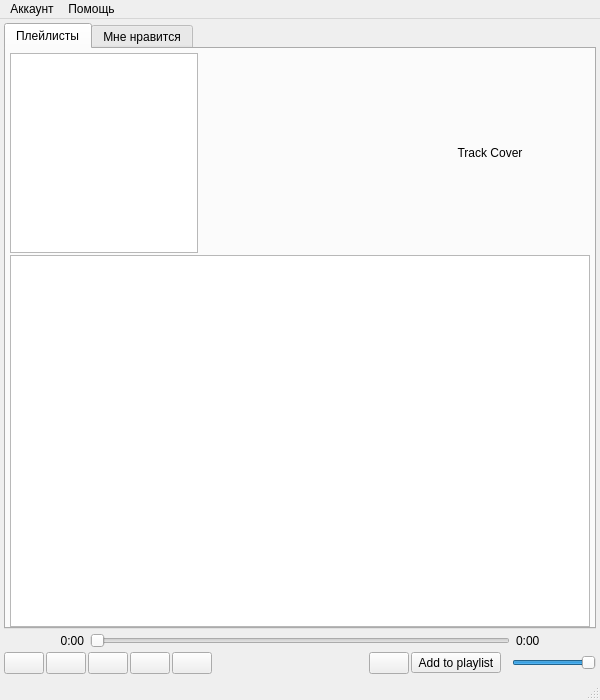
<?xml version="1.0" encoding="UTF-8"?>
<ui version="4.0">
 <class>MainWindow</class>
 <widget class="QMainWindow" name="MainWindow">
  <property name="enabled">
   <bool>true</bool>
  </property>
  <property name="geometry">
   <rect>
    <x>0</x>
    <y>0</y>
    <width>600</width>
    <height>700</height>
   </rect>
  </property>
  <property name="sizePolicy">
   <sizepolicy hsizetype="Preferred" vsizetype="Preferred">
    <horstretch>0</horstretch>
    <verstretch>0</verstretch>
   </sizepolicy>
  </property>
  <property name="windowTitle">
   <string>Yandex player</string>
  </property>
  <property name="windowIcon">
   <iconset>
    <normaloff>images/logo.png</normaloff>images/logo.png</iconset>
  </property>
  <widget class="QWidget" name="centralWidget">
   <property name="sizePolicy">
    <sizepolicy hsizetype="Maximum" vsizetype="Maximum">
     <horstretch>0</horstretch>
     <verstretch>0</verstretch>
    </sizepolicy>
   </property>
   <layout class="QVBoxLayout" name="verticalLayout">
    <property name="spacing">
     <number>4</number>
    </property>
    <property name="leftMargin">
     <number>4</number>
    </property>
    <property name="topMargin">
     <number>4</number>
    </property>
    <property name="rightMargin">
     <number>4</number>
    </property>
    <property name="bottomMargin">
     <number>4</number>
    </property>
    <item>
     <widget class="QTabWidget" name="tabWidget">
      <property name="sizePolicy">
       <sizepolicy hsizetype="Expanding" vsizetype="Expanding">
        <horstretch>0</horstretch>
        <verstretch>0</verstretch>
       </sizepolicy>
      </property>
      <property name="currentIndex">
       <number>0</number>
      </property>
      <property name="elideMode">
       <enum>Qt::ElideNone</enum>
      </property>
      <widget class="QWidget" name="collections_tab">
       <property name="sizePolicy">
        <sizepolicy hsizetype="Preferred" vsizetype="Expanding">
         <horstretch>0</horstretch>
         <verstretch>0</verstretch>
        </sizepolicy>
       </property>
       <attribute name="title">
        <string>Плейлисты</string>
       </attribute>
       <attribute name="toolTip">
        <string>Мне нравится</string>
       </attribute>
       <layout class="QGridLayout" name="gridLayout_2" rowstretch="1,4" columnstretch="3,3,1">
        <property name="leftMargin">
         <number>4</number>
        </property>
        <property name="topMargin">
         <number>4</number>
        </property>
        <property name="rightMargin">
         <number>4</number>
        </property>
        <property name="bottomMargin">
         <number>0</number>
        </property>
        <property name="spacing">
         <number>2</number>
        </property>
        <item row="0" column="0">
         <widget class="QListView" name="lv_playlists">
          <property name="sizePolicy">
           <sizepolicy hsizetype="Expanding" vsizetype="Preferred">
            <horstretch>0</horstretch>
            <verstretch>0</verstretch>
           </sizepolicy>
          </property>
          <property name="minimumSize">
           <size>
            <width>0</width>
            <height>0</height>
           </size>
          </property>
         </widget>
        </item>
        <item row="0" column="2">
         <widget class="QLabel" name="lb_track_cover">
          <property name="minimumSize">
           <size>
            <width>200</width>
            <height>200</height>
           </size>
          </property>
          <property name="maximumSize">
           <size>
            <width>200</width>
            <height>200</height>
           </size>
          </property>
          <property name="text">
           <string>Track Cover</string>
          </property>
          <property name="textFormat">
           <enum>Qt::PlainText</enum>
          </property>
          <property name="alignment">
           <set>Qt::AlignCenter</set>
          </property>
         </widget>
        </item>
        <item row="0" column="1">
         <widget class="QLabel" name="lb_track_title">
          <property name="minimumSize">
           <size>
            <width>0</width>
            <height>0</height>
           </size>
          </property>
          <property name="maximumSize">
           <size>
            <width>16777215</width>
            <height>16777215</height>
           </size>
          </property>
          <property name="font">
           <font>
            <family>Montserrat</family>
            <pointsize>11</pointsize>
           </font>
          </property>
          <property name="text">
           <string/>
          </property>
          <property name="alignment">
           <set>Qt::AlignLeading|Qt::AlignLeft|Qt::AlignTop</set>
          </property>
          <property name="wordWrap">
           <bool>true</bool>
          </property>
         </widget>
        </item>
        <item row="1" column="0" colspan="3">
         <widget class="QTableView" name="tv_tracks">
          <property name="sizePolicy">
           <sizepolicy hsizetype="Expanding" vsizetype="Expanding">
            <horstretch>0</horstretch>
            <verstretch>0</verstretch>
           </sizepolicy>
          </property>
          <property name="acceptDrops">
           <bool>true</bool>
          </property>
          <property name="frameShape">
           <enum>QFrame::StyledPanel</enum>
          </property>
          <property name="frameShadow">
           <enum>QFrame::Sunken</enum>
          </property>
          <property name="sizeAdjustPolicy">
           <enum>QAbstractScrollArea::AdjustIgnored</enum>
          </property>
          <property name="editTriggers">
           <set>QAbstractItemView::NoEditTriggers</set>
          </property>
          <property name="showDropIndicator" stdset="0">
           <bool>true</bool>
          </property>
          <property name="dragEnabled">
           <bool>true</bool>
          </property>
          <property name="dragDropMode">
           <enum>QAbstractItemView::DragOnly</enum>
          </property>
          <property name="defaultDropAction">
           <enum>Qt::MoveAction</enum>
          </property>
          <property name="alternatingRowColors">
           <bool>true</bool>
          </property>
          <property name="selectionMode">
           <enum>QAbstractItemView::SingleSelection</enum>
          </property>
          <property name="selectionBehavior">
           <enum>QAbstractItemView::SelectRows</enum>
          </property>
          <property name="textElideMode">
           <enum>Qt::ElideRight</enum>
          </property>
          <property name="showGrid">
           <bool>false</bool>
          </property>
          <property name="wordWrap">
           <bool>true</bool>
          </property>
          <property name="cornerButtonEnabled">
           <bool>false</bool>
          </property>
          <attribute name="horizontalHeaderVisible">
           <bool>false</bool>
          </attribute>
          <attribute name="horizontalHeaderMinimumSectionSize">
           <number>16</number>
          </attribute>
          <attribute name="horizontalHeaderDefaultSectionSize">
           <number>16</number>
          </attribute>
          <attribute name="horizontalHeaderHighlightSections">
           <bool>false</bool>
          </attribute>
          <attribute name="verticalHeaderVisible">
           <bool>false</bool>
          </attribute>
          <attribute name="verticalHeaderMinimumSectionSize">
           <number>25</number>
          </attribute>
          <attribute name="verticalHeaderDefaultSectionSize">
           <number>25</number>
          </attribute>
         </widget>
        </item>
       </layout>
      </widget>
      <widget class="QWidget" name="liked_tab">
       <property name="sizePolicy">
        <sizepolicy hsizetype="Preferred" vsizetype="Expanding">
         <horstretch>0</horstretch>
         <verstretch>0</verstretch>
        </sizepolicy>
       </property>
       <attribute name="icon">
        <iconset>
         <normaloff>images/playlist-cover_like.png</normaloff>images/playlist-cover_like.png</iconset>
       </attribute>
       <attribute name="title">
        <string>Мне нравится</string>
       </attribute>
       <layout class="QGridLayout" name="gridLayout" rowstretch="1,4" columnstretch="3,1">
        <property name="leftMargin">
         <number>4</number>
        </property>
        <property name="topMargin">
         <number>4</number>
        </property>
        <property name="rightMargin">
         <number>4</number>
        </property>
        <property name="bottomMargin">
         <number>0</number>
        </property>
        <property name="spacing">
         <number>2</number>
        </property>
        <item row="0" column="0">
         <widget class="QLabel" name="lb_likes_title">
          <property name="minimumSize">
           <size>
            <width>0</width>
            <height>0</height>
           </size>
          </property>
          <property name="maximumSize">
           <size>
            <width>16777215</width>
            <height>16777215</height>
           </size>
          </property>
          <property name="font">
           <font>
            <family>Montserrat</family>
            <pointsize>11</pointsize>
           </font>
          </property>
          <property name="text">
           <string/>
          </property>
          <property name="alignment">
           <set>Qt::AlignLeading|Qt::AlignLeft|Qt::AlignTop</set>
          </property>
          <property name="wordWrap">
           <bool>true</bool>
          </property>
         </widget>
        </item>
        <item row="0" column="1">
         <widget class="QLabel" name="lb_likes_cover">
          <property name="minimumSize">
           <size>
            <width>200</width>
            <height>200</height>
           </size>
          </property>
          <property name="maximumSize">
           <size>
            <width>200</width>
            <height>200</height>
           </size>
          </property>
          <property name="text">
           <string>Cover</string>
          </property>
          <property name="textFormat">
           <enum>Qt::PlainText</enum>
          </property>
          <property name="alignment">
           <set>Qt::AlignCenter</set>
          </property>
         </widget>
        </item>
        <item row="1" column="0" colspan="2">
         <widget class="QTableView" name="tv_likes">
          <property name="editTriggers">
           <set>QAbstractItemView::NoEditTriggers</set>
          </property>
          <property name="dragEnabled">
           <bool>true</bool>
          </property>
          <property name="dragDropMode">
           <enum>QAbstractItemView::DragOnly</enum>
          </property>
          <property name="defaultDropAction">
           <enum>Qt::MoveAction</enum>
          </property>
          <property name="alternatingRowColors">
           <bool>true</bool>
          </property>
          <property name="selectionMode">
           <enum>QAbstractItemView::SingleSelection</enum>
          </property>
          <property name="selectionBehavior">
           <enum>QAbstractItemView::SelectRows</enum>
          </property>
          <property name="showGrid">
           <bool>false</bool>
          </property>
          <property name="cornerButtonEnabled">
           <bool>false</bool>
          </property>
          <attribute name="horizontalHeaderVisible">
           <bool>false</bool>
          </attribute>
          <attribute name="horizontalHeaderMinimumSectionSize">
           <number>16</number>
          </attribute>
          <attribute name="horizontalHeaderDefaultSectionSize">
           <number>16</number>
          </attribute>
          <attribute name="horizontalHeaderHighlightSections">
           <bool>false</bool>
          </attribute>
          <attribute name="verticalHeaderVisible">
           <bool>false</bool>
          </attribute>
          <attribute name="verticalHeaderMinimumSectionSize">
           <number>25</number>
          </attribute>
          <attribute name="verticalHeaderDefaultSectionSize">
           <number>25</number>
          </attribute>
         </widget>
        </item>
       </layout>
      </widget>
     </widget>
    </item>
    <item>
     <layout class="QHBoxLayout" name="horizontalLayout_4">
      <item>
       <widget class="QLabel" name="lb_time_current">
        <property name="minimumSize">
         <size>
          <width>80</width>
          <height>0</height>
         </size>
        </property>
        <property name="text">
         <string>0:00</string>
        </property>
        <property name="alignment">
         <set>Qt::AlignRight|Qt::AlignTrailing|Qt::AlignVCenter</set>
        </property>
        <property name="textInteractionFlags">
         <set>Qt::NoTextInteraction</set>
        </property>
       </widget>
      </item>
      <item>
       <widget class="QSlider" name="sld_time">
        <property name="orientation">
         <enum>Qt::Horizontal</enum>
        </property>
        <property name="tickPosition">
         <enum>QSlider::NoTicks</enum>
        </property>
        <property name="tickInterval">
         <number>0</number>
        </property>
       </widget>
      </item>
      <item>
       <widget class="QLabel" name="lb_time_total">
        <property name="minimumSize">
         <size>
          <width>80</width>
          <height>0</height>
         </size>
        </property>
        <property name="text">
         <string>0:00</string>
        </property>
        <property name="alignment">
         <set>Qt::AlignLeading|Qt::AlignLeft|Qt::AlignVCenter</set>
        </property>
        <property name="textInteractionFlags">
         <set>Qt::NoTextInteraction</set>
        </property>
       </widget>
      </item>
     </layout>
    </item>
    <item>
     <layout class="QHBoxLayout" name="horizontalLayout_5" stretch="0,0,0,0,0,0,0,0,0,0,0,0">
      <property name="spacing">
       <number>2</number>
      </property>
      <item>
       <widget class="QPushButton" name="bt_prev">
        <property name="text">
         <string/>
        </property>
        <property name="icon">
         <iconset>
          <normaloff>images/control-skip-180.png</normaloff>images/control-skip-180.png</iconset>
        </property>
        <property name="shortcut">
         <string>Z</string>
        </property>
       </widget>
      </item>
      <item>
       <widget class="QPushButton" name="bt_play">
        <property name="text">
         <string/>
        </property>
        <property name="icon">
         <iconset>
          <normaloff>images/control.png</normaloff>images/control.png</iconset>
        </property>
        <property name="shortcut">
         <string>X</string>
        </property>
       </widget>
      </item>
      <item>
       <widget class="QPushButton" name="bt_pause">
        <property name="text">
         <string/>
        </property>
        <property name="icon">
         <iconset>
          <normaloff>images/control-pause.png</normaloff>images/control-pause.png</iconset>
        </property>
        <property name="shortcut">
         <string>C</string>
        </property>
       </widget>
      </item>
      <item>
       <widget class="QPushButton" name="bt_stop">
        <property name="text">
         <string/>
        </property>
        <property name="icon">
         <iconset>
          <normaloff>images/control-stop-square.png</normaloff>images/control-stop-square.png</iconset>
        </property>
        <property name="shortcut">
         <string>V</string>
        </property>
       </widget>
      </item>
      <item>
       <widget class="QPushButton" name="bt_next">
        <property name="sizePolicy">
         <sizepolicy hsizetype="Minimum" vsizetype="Fixed">
          <horstretch>0</horstretch>
          <verstretch>0</verstretch>
         </sizepolicy>
        </property>
        <property name="text">
         <string/>
        </property>
        <property name="icon">
         <iconset>
          <normaloff>images/control-skip.png</normaloff>images/control-skip.png</iconset>
        </property>
        <property name="shortcut">
         <string>B</string>
        </property>
       </widget>
      </item>
      <item>
       <spacer name="horizontalSpacer">
        <property name="orientation">
         <enum>Qt::Horizontal</enum>
        </property>
        <property name="sizeType">
         <enum>QSizePolicy::Minimum</enum>
        </property>
        <property name="sizeHint" stdset="0">
         <size>
          <width>2</width>
          <height>20</height>
         </size>
        </property>
       </spacer>
      </item>
      <item>
       <widget class="QLabel" name="lb_curr_cover">
        <property name="maximumSize">
         <size>
          <width>48</width>
          <height>48</height>
         </size>
        </property>
        <property name="text">
         <string/>
        </property>
        <property name="pixmap">
         <pixmap>images/track.png</pixmap>
        </property>
        <property name="scaledContents">
         <bool>true</bool>
        </property>
        <property name="wordWrap">
         <bool>false</bool>
        </property>
       </widget>
      </item>
      <item>
       <widget class="QLabel" name="lb_curr_title">
        <property name="sizePolicy">
         <sizepolicy hsizetype="Expanding" vsizetype="Preferred">
          <horstretch>0</horstretch>
          <verstretch>0</verstretch>
         </sizepolicy>
        </property>
        <property name="text">
         <string/>
        </property>
        <property name="wordWrap">
         <bool>true</bool>
        </property>
       </widget>
      </item>
      <item>
       <widget class="QPushButton" name="bt_like">
        <property name="toolTip">
         <string>Добавить в избранное</string>
        </property>
        <property name="text">
         <string/>
        </property>
        <property name="icon">
         <iconset>
          <normaloff>images/like.png</normaloff>images/like.png</iconset>
        </property>
        <property name="flat">
         <bool>false</bool>
        </property>
       </widget>
      </item>
      <item>
       <widget class="QToolButton" name="bt_add_to_list">
        <property name="toolTip">
         <string>Добавить в плей-лист</string>
        </property>
        <property name="text">
         <string>Add to playlist</string>
        </property>
        <property name="icon">
         <iconset>
          <normaloff>images/add.png</normaloff>images/add.png</iconset>
        </property>
        <property name="shortcut">
         <string>Ctrl+A</string>
        </property>
        <property name="popupMode">
         <enum>QToolButton::InstantPopup</enum>
        </property>
       </widget>
      </item>
      <item>
       <widget class="QLabel" name="lbVolume">
        <property name="maximumSize">
         <size>
          <width>16</width>
          <height>16</height>
         </size>
        </property>
        <property name="text">
         <string/>
        </property>
        <property name="pixmap">
         <pixmap>images/speaker-volume.png</pixmap>
        </property>
       </widget>
      </item>
      <item>
       <widget class="QSlider" name="sld_vol">
        <property name="sizePolicy">
         <sizepolicy hsizetype="Preferred" vsizetype="Fixed">
          <horstretch>0</horstretch>
          <verstretch>0</verstretch>
         </sizepolicy>
        </property>
        <property name="minimumSize">
         <size>
          <width>30</width>
          <height>0</height>
         </size>
        </property>
        <property name="maximum">
         <number>100</number>
        </property>
        <property name="value">
         <number>100</number>
        </property>
        <property name="orientation">
         <enum>Qt::Horizontal</enum>
        </property>
       </widget>
      </item>
     </layout>
    </item>
   </layout>
  </widget>
  <widget class="QMenuBar" name="mainMenu">
   <property name="geometry">
    <rect>
     <x>0</x>
     <y>0</y>
     <width>600</width>
     <height>30</height>
    </rect>
   </property>
   <property name="acceptDrops">
    <bool>false</bool>
   </property>
   <widget class="QMenu" name="menuFIle">
    <property name="title">
     <string>Аккаунт</string>
    </property>
    <addaction name="act_update_likes"/>
    <addaction name="act_logout"/>
   </widget>
   <widget class="QMenu" name="menu">
    <property name="title">
     <string>Помощь</string>
    </property>
    <addaction name="act_token"/>
    <addaction name="act_about"/>
   </widget>
   <addaction name="menuFIle"/>
   <addaction name="menu"/>
  </widget>
  <widget class="QStatusBar" name="status"/>
  <action name="open_file_action">
   <property name="text">
    <string>Open file...</string>
   </property>
  </action>
  <action name="act_update_likes">
   <property name="text">
    <string>Обновить списки</string>
   </property>
  </action>
  <action name="act_logout">
   <property name="text">
    <string>Выйти из аккаунта</string>
   </property>
  </action>
  <action name="act_token">
   <property name="text">
    <string>Получение токена</string>
   </property>
  </action>
  <action name="act_about">
   <property name="icon">
    <iconset>
     <normaloff>images/track.png</normaloff>images/track.png</iconset>
   </property>
   <property name="text">
    <string>О Yandex player</string>
   </property>
  </action>
 </widget>
 <layoutdefault spacing="6" margin="11"/>
 <tabstops>
  <tabstop>tabWidget</tabstop>
  <tabstop>lv_playlists</tabstop>
  <tabstop>tv_tracks</tabstop>
  <tabstop>bt_prev</tabstop>
  <tabstop>bt_play</tabstop>
  <tabstop>bt_pause</tabstop>
  <tabstop>bt_stop</tabstop>
  <tabstop>bt_next</tabstop>
  <tabstop>sld_vol</tabstop>
  <tabstop>sld_time</tabstop>
 </tabstops>
 <resources/>
 <connections/>
</ui>
